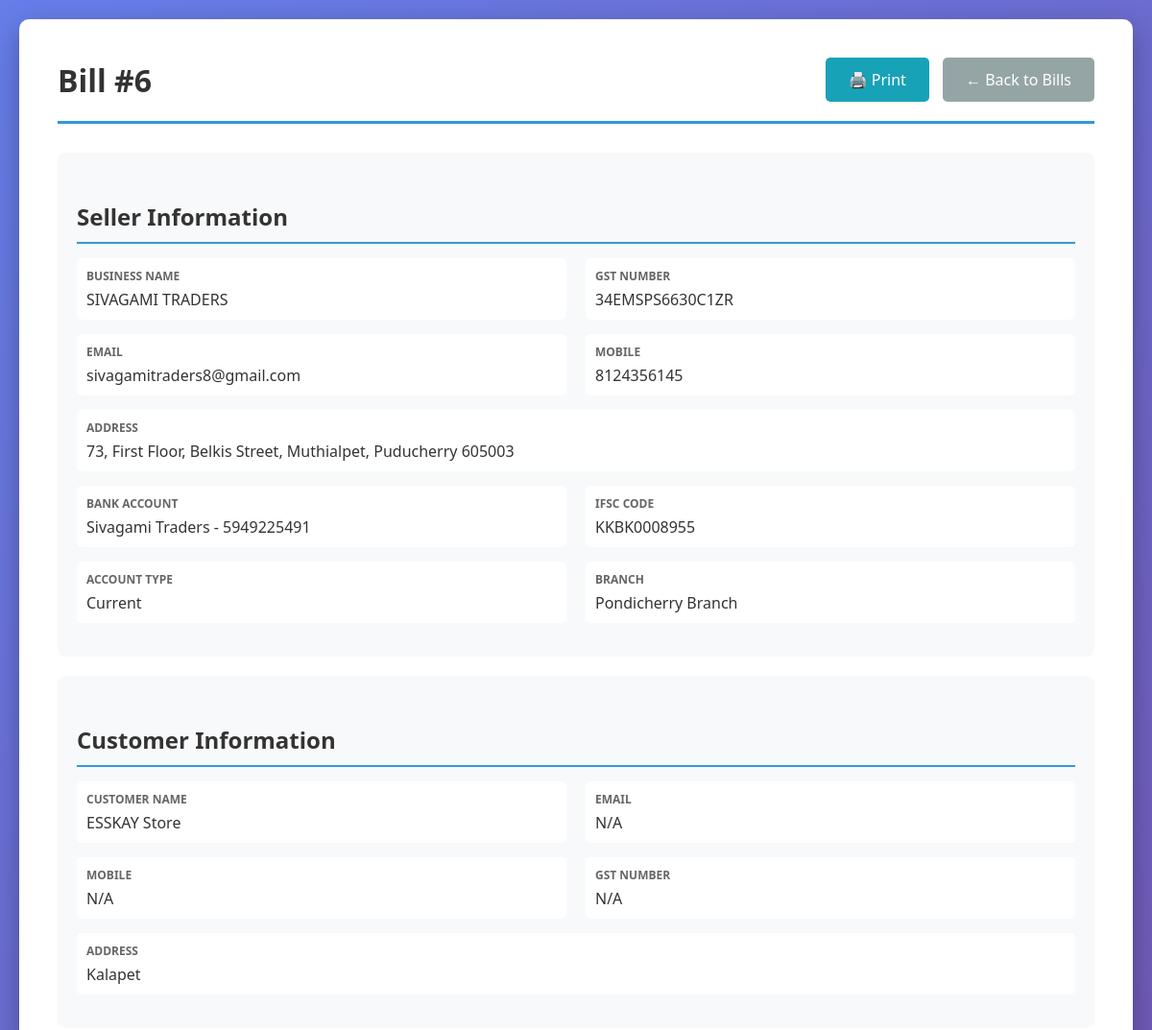
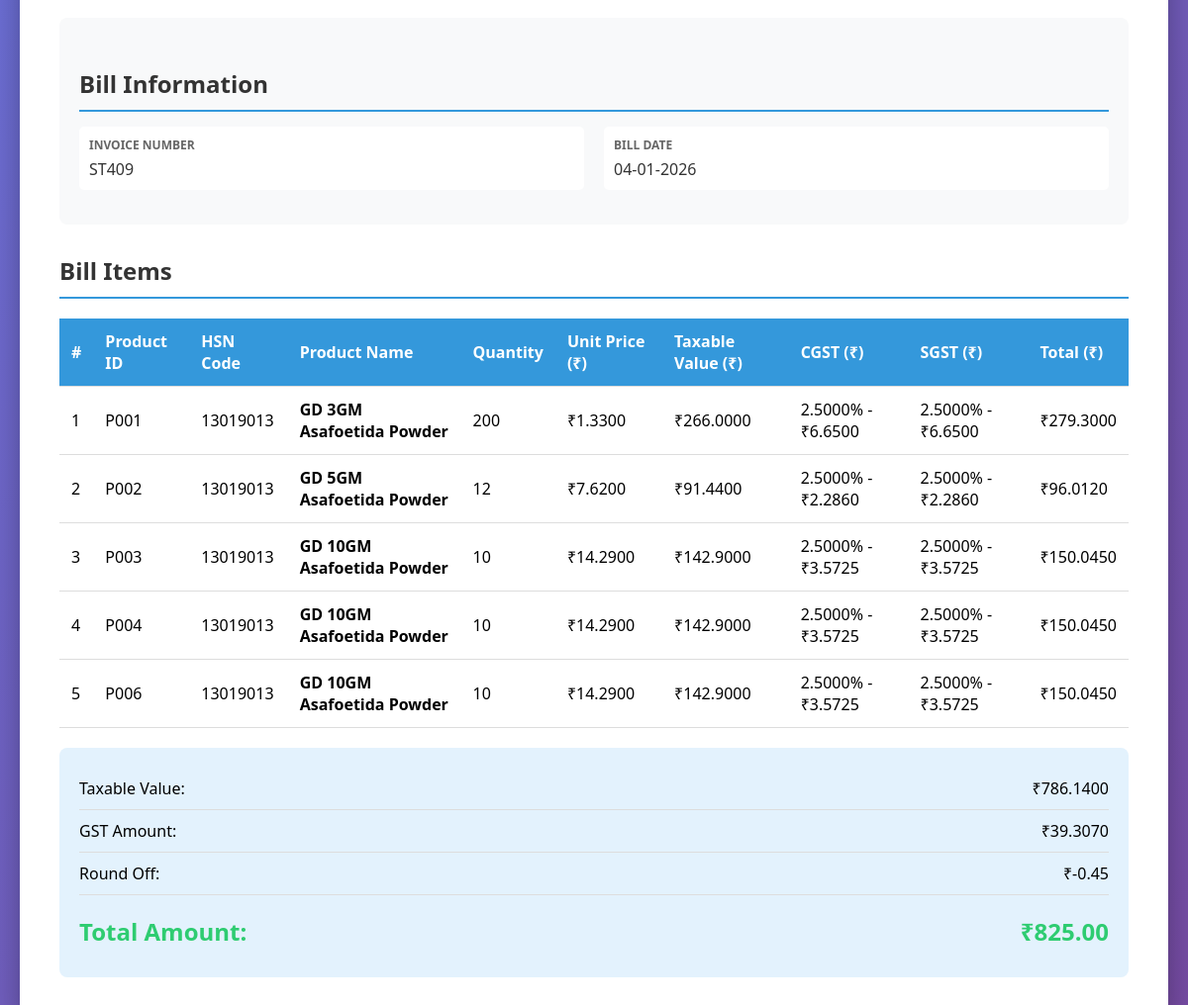
The app's page /billing/view/6 with its own data (2 pictures, top to bottom).
### tables this page shows
CREATE TABLE billing (
                    id INTEGER PRIMARY KEY AUTOINCREMENT,
                    bill_id TEXT UNIQUE NOT NULL,
                    customer_id INTEGER NOT NULL,
                    bill_date DATE NOT NULL,
                    subtotal REAL DEFAULT 0.0,
                    gst_amount REAL DEFAULT 0.0,
                    total_amount REAL NOT NULL DEFAULT 0.0,
                    payment_status TEXT DEFAULT 'Pending',
                    notes TEXT,
                    created_at TIMESTAMP DEFAULT CURRENT_TIMESTAMP, round_off REAL DEFAULT 0.0,
                    FOREIGN KEY (customer_id) REFERENCES customers (id)
                );

CREATE TABLE seller_info (
            id INTEGER PRIMARY KEY AUTOINCREMENT,
            seller_name TEXT NOT NULL,
            address TEXT,
            email TEXT,
            mobile TEXT,
            gst_number TEXT,
            account_name TEXT,
            account_number TEXT,
            ifsc_code TEXT,
            account_type TEXT,
            branch TEXT,
            created_at TIMESTAMP DEFAULT CURRENT_TIMESTAMP,
            updated_at TIMESTAMP DEFAULT CURRENT_TIMESTAMP
        , state TEXT);

CREATE TABLE customers (
                    id INTEGER PRIMARY KEY AUTOINCREMENT,
                    customer_id TEXT UNIQUE NOT NULL,
                    vendor_code TEXT UNIQUE,
                    name TEXT NOT NULL,
                    email TEXT,
                    mobile TEXT,
                    address TEXT,
                    state TEXT,
                    gst_number TEXT,
                    created_at TIMESTAMP DEFAULT CURRENT_TIMESTAMP
                );

CREATE TABLE billing_items (
                    id INTEGER PRIMARY KEY AUTOINCREMENT,
                    bill_id INTEGER NOT NULL,
                    product_id INTEGER NOT NULL,
                    product_name TEXT NOT NULL,
                    quantity INTEGER NOT NULL DEFAULT 1,
                    unit_price REAL NOT NULL DEFAULT 0.0,
                    gst_percentage REAL NOT NULL DEFAULT 0.0,
                    gst_amount REAL NOT NULL DEFAULT 0.0,
                    cgst REAL NOT NULL DEFAULT 0.0,
                    sgst REAL NOT NULL DEFAULT 0.0,
                    igst REAL NOT NULL DEFAULT 0.0,
                    total REAL NOT NULL DEFAULT 0.0, hsn_code TEXT,
                    FOREIGN KEY (bill_id) REFERENCES billing (id) ON DELETE CASCADE,
                    FOREIGN KEY (product_id) REFERENCES inventory (id)
                );

CREATE TABLE inventory (
                    id INTEGER PRIMARY KEY AUTOINCREMENT,
                    product_id TEXT UNIQUE NOT NULL,
                    product_name TEXT NOT NULL,
                    hsn_code TEXT,
                    manufacture_date DATE,
                    expiry_month TEXT NOT NULL,
                    quantity INTEGER NOT NULL DEFAULT 0,
                    buy_price REAL NOT NULL DEFAULT 0.0,
                    unit_price REAL NOT NULL DEFAULT 0.0,
                    mrp REAL NOT NULL DEFAULT 0.0,
                    gst_percentage REAL NOT NULL DEFAULT 0.0,
                    created_at TIMESTAMP DEFAULT CURRENT_TIMESTAMP,
                    updated_at TIMESTAMP DEFAULT CURRENT_TIMESTAMP
                );

### routes/billing.py (the view)
@billing_bp.route('/view/<int:id>')
def view(id):
    conn = get_db_connection()
    bill = conn.execute('''
        SELECT b.*, c.name as customer_name, c.email, c.mobile, c.address, c.gst_number
        FROM billing b
        JOIN customers c ON b.customer_id = c.id
        WHERE b.id = ?
    ''', (id,)).fetchone()
    if not bill:
        flash('Bill not found!', 'error')
        conn.close()
        return redirect(url_for('billing.index'))
    bill_dict = dict(bill)
    if bill_dict['bill_date']:
        date_obj = datetime.strptime(bill_dict['bill_date'], '%Y-%m-%d')
        bill_dict['bill_date'] = date_obj.strftime('%d-%m-%Y')
    items = conn.execute('''
        SELECT bi.*, i.product_id as inventory_product_id
        FROM billing_items bi
        LEFT JOIN inventory i ON bi.product_id = i.id
        WHERE bi.bill_id = ?
        ORDER BY bi.id
    ''', (bill_dict['bill_id'],)).fetchall()
    seller = conn.execute('SELECT * FROM seller_info ORDER BY id DESC LIMIT 1').fetchone()
    conn.close()
    return render_template('billing/view.html', bill=bill_dict, items=items, seller=seller)

### database.py (called while the page is built)
def get_db_connection():
    conn = sqlite3.connect(DATABASE)
    conn.row_factory = sqlite3.Row
    return conn

### templates/billing/view.html (shortened to what this page needs)
<!DOCTYPE html>
<html lang="en">
<head>
</head>
<body>
    <div class="container">
        <div class="header">
            <h1>Bill #{{ bill['id'] }}</h1>
            <div class="no-print">
                <a href="{{ url_for('billing.print_bill', id=bill['id']) }}" target="_blank" class="btn btn-info">🖨️ Print</a>
                <a href="{{ url_for('billing.index') }}" class="btn btn-secondary">← Back to Bills</a>
            </div>
        </div>
        {% if seller %}
        <div class="info-section">
            <h2>Seller Information</h2>
            <div class="info-row">
                <div class="info-item">
                    <div class="info-label">Business Name</div>
                    <div class="info-value">{{ seller['seller_name'] }}</div>
                </div>
                <div class="info-item">
                    <div class="info-label">GST Number</div>
                    <div class="info-value">{{ seller['gst_number'] }}</div>
                </div>
            </div>
            <div class="info-row">
                <div class="info-item">
                    <div class="info-label">Email</div>
                    <div class="info-value">{{ seller['email'] }}</div>
                </div>
                <div class="info-item">
                    <div class="info-label">Mobile</div>
                    <div class="info-value">{{ seller['mobile'] }}</div>
                </div>
            </div>
            <div class="info-row">
                <div class="info-item" style="grid-column: 1 / -1;">
                    <div class="info-label">Address</div>
                    <div class="info-value">{{ seller['address'] }}</div>
                </div>
            </div>
            <div class="info-row">
                <div class="info-item">
                    <div class="info-label">Bank Account</div>
                    <div class="info-value">{{ seller['account_name'] }} - {{ seller['account_number'] }}</div>
                </div>
                <div class="info-item">
                    <div class="info-label">IFSC Code</div>
                    <div class="info-value">{{ seller['ifsc_code'] }}</div>
                </div>
            </div>
            <div class="info-row">
                <div class="info-item">
                    <div class="info-label">Account Type</div>
                    <div class="info-value">{{ seller['account_type'] }}</div>
                </div>
                <div class="info-item">
                    <div class="info-label">Branch</div>
                    <div class="info-value">{{ seller['branch'] }}</div>
                </div>
            </div>
        </div>
        {% endif %}
        <div class="info-section">
            <h2>Customer Information</h2>
            <div class="info-row">
                <div class="info-item">
                    <div class="info-label">Customer Name</div>
                    <div class="info-value">{{ bill['customer_name'] }}</div>
                </div>
                <div class="info-item">
                    <div class="info-label">Email</div>
                    <div class="info-value">{{ bill['email'] or 'N/A' }}</div>
                </div>
            </div>
            <div class="info-row">
                <div class="info-item">
                    <div class="info-label">Mobile</div>
                    <div class="info-value">{{ bill['mobile'] or 'N/A' }}</div>
                </div>
                <div class="info-item">
                    <div class="info-label">GST Number</div>
                    <div class="info-value">{{ bill['gst_number'] or 'N/A' }}</div>
                </div>
            </div>
            <div class="info-row">
                <div class="info-item" style="grid-column: 1 / -1;">
                    <div class="info-label">Address</div>
                    <div class="info-value">{{ bill['address'] or 'N/A' }}</div>
                </div>
            </div>
        </div>
        <div class="info-section">
            <h2>Bill Information</h2>
            <div class="info-row">
                <div class="info-item">
                    <div class="info-label">Invoice Number</div>
                    <div class="info-value">{{ bill['bill_id'] }}</div>
                </div>
                <div class="info-item">
                    <div class="info-label">Bill Date</div>
                    <div class="info-value">{{ bill['bill_date'] }}</div>
                </div>
            </div>
        </div>
        <h2>Bill Items</h2>
        {% set has_cgst_sgst = items|selectattr('cgst', 'greaterthan', 0)|list|length > 0 %}
        <table>
            <thead>
                <tr>
                    <th>#</th>
                    <th>Product ID</th>
                    <th>HSN Code</th>
                    <th>Product Name</th>
                    <th>Quantity</th>
                    <th>Unit Price (₹)</th>
                    <th>Taxable Value (₹)</th>
                    {% if has_cgst_sgst %}
                    <th>CGST (₹)</th>
                    <th>SGST (₹)</th>
                    {% endif %}
                    <th>Total (₹)</th>
                </tr>
            </thead>
            <tbody>
                {% for item in items %}
                {% set item_subtotal = item['quantity'] * item['unit_price'] %}
                <tr>
                    <td>{{ loop.index }}</td>
                    <td>{{ item['inventory_product_id'] or 'N/A' }}</td>
                    <td>{{ item['hsn_code'] or 'N/A' }}</td>
                    <td><strong>{{ item['product_name'] }}</strong></td>
                    <td>{{ item['quantity'] }}</td>
                    <td>₹{{ "%.4f"|format(item['unit_price']) }}</td>
                    <td>₹{{ "%.4f"|format(item_subtotal) }}</td>
                    {% if has_cgst_sgst %}
                    <td>{% if item['cgst'] > 0 %}{{ "%.4f"|format(item['gst_percentage'] / 2) }}% - ₹{{ "%.4f"|format(item['cgst']) }}{% else %}-{% endif %}</td>
                    <td>{% if item['sgst'] > 0 %}{{ "%.4f"|format(item['gst_percentage'] / 2) }}% - ₹{{ "%.4f"|format(item['sgst']) }}{% else %}-{% endif %}</td>
                    {% endif %}
                    <td>₹{{ "%.4f"|format(item['total']) }}</td>
                </tr>
                {% endfor %}
            </tbody>
        </table>
        <div class="totals-box">
            <div class="total-row">
                <span>Taxable Value:</span>
                <span>₹{{ "%.4f"|format(bill['subtotal']) }}</span>
            </div>
            <div class="total-row">
                <span>GST Amount:</span>
                <span>₹{{ "%.4f"|format(bill['gst_amount']) }}</span>
            </div>
            <div class="total-row">
                <span>Round Off:</span>
                <span>₹{{ "%.2f"|format(bill['round_off']) }}</span>
            </div>
            <div class="total-row">
                <span>Total Amount:</span>
                <span>₹{{ "%.2f"|format(bill['total_amount']) }}</span>
            </div>
        </div>
    </div>
</body>
</html>
</body>
</html>

### templates/billing/view.html (style rules this page uses)
* { margin: 0; padding: 0; box-sizing: border-box; }
body { font-family: 'Segoe UI', Tahoma, Geneva, Verdana, sans-serif; background: linear-gradient(135deg, #667eea 0%, #764ba2 100%); min-height: 100vh; padding: 20px; }
.container { max-width: 1200px; margin: 0 auto; background: white; border-radius: 10px; box-shadow: 0 10px 30px rgba(0,0,0,0.3); padding: 40px; }
.header { display: flex; justify-content: space-between; align-items: center; margin-bottom: 30px; padding-bottom: 20px; border-bottom: 3px solid #3498db; }
h1 { color: #333; }
.btn { padding: 12px 24px; border: none; border-radius: 5px; cursor: pointer; text-decoration: none; font-size: 16px; transition: all 0.3s; display: inline-block; }
.btn-secondary { background: #95a5a6; color: white; }
.btn-info { background: #17a2b8; color: white; margin-right: 10px; }
.info-section { background: #f8f9fa; padding: 20px; border-radius: 8px; margin-bottom: 20px; }
.info-row { display: grid; grid-template-columns: 1fr 1fr; gap: 20px; margin-bottom: 15px; }
.info-item { padding: 10px; background: white; border-radius: 5px; }
.info-label { font-size: 12px; color: #666; font-weight: 600; text-transform: uppercase; margin-bottom: 5px; }
.info-value { font-size: 16px; color: #333; }
h2 { color: #333; margin: 30px 0 15px 0; padding-bottom: 10px; border-bottom: 2px solid #3498db; }
table { width: 100%; border-collapse: collapse; margin: 20px 0; }
th, td { padding: 12px; text-align: left; border-bottom: 1px solid #ddd; }
th { background: #3498db; color: white; font-weight: 600; }
.totals-box { background: #e3f2fd; padding: 20px; border-radius: 8px; margin-top: 20px; }
.total-row { display: flex; justify-content: space-between; padding: 10px 0; border-bottom: 1px solid #ddd; font-size: 16px; }
.total-row:last-child { border-bottom: none; font-size: 24px; font-weight: bold; color: #2ecc71; margin-top: 10px; }

### records on screen
billing: id "6", bill_id "ST409", bill_date "04-01-2026", subtotal "786.1400", gst_amount "39.3070", round_off "-0.45", total_amount "825.00"
seller_info: seller_name "SIVAGAMI TRADERS", gst_number "34EMSPS6630C1ZR", email "sivagamitraders8@gmail.com", mobile "8124356145", address "73, First Floor, Belkis Street, Muthialpet, Puducherry 605003", account_name "Sivagami Traders", account_number "5949225491", ifsc_code "KKBK0008955", account_type "Current", branch "Pondicherry Branch"
customers: customer_name "ESSKAY Store", email "N/A", mobile "N/A", gst_number "N/A", address "Kalapet"
billing_items: product_id "P001", hsn_code "13019013", product_name "GD 3GM Asafoetida Powder", quantity "200", unit_price "1.3300", item_subtotal "266.0000", item['gst_percentage']/2 "2.5000", cgst "6.6500", sgst "6.6500", total "279.3000"
billing_items: product_id "P002", hsn_code "13019013", product_name "GD 5GM Asafoetida Powder", quantity "12", unit_price "7.6200", item_subtotal "91.4400", item['gst_percentage']/2 "2.5000", cgst "2.2860", sgst "2.2860", total "96.0120"
billing_items: product_id "P003", hsn_code "13019013", product_name "GD 10GM Asafoetida Powder", quantity "10", unit_price "14.2900", item_subtotal "142.9000", item['gst_percentage']/2 "2.5000", cgst "3.5725", sgst "3.5725", total "150.0450"
billing_items: product_id "P004", hsn_code "13019013", product_name "GD 10GM Asafoetida Powder", quantity "10", unit_price "14.2900", item_subtotal "142.9000", item['gst_percentage']/2 "2.5000", cgst "3.5725", sgst "3.5725", total "150.0450"
billing_items: product_id "P006", hsn_code "13019013", product_name "GD 10GM Asafoetida Powder", quantity "10", unit_price "14.2900", item_subtotal "142.9000", item['gst_percentage']/2 "2.5000", cgst "3.5725", sgst "3.5725", total "150.0450"
